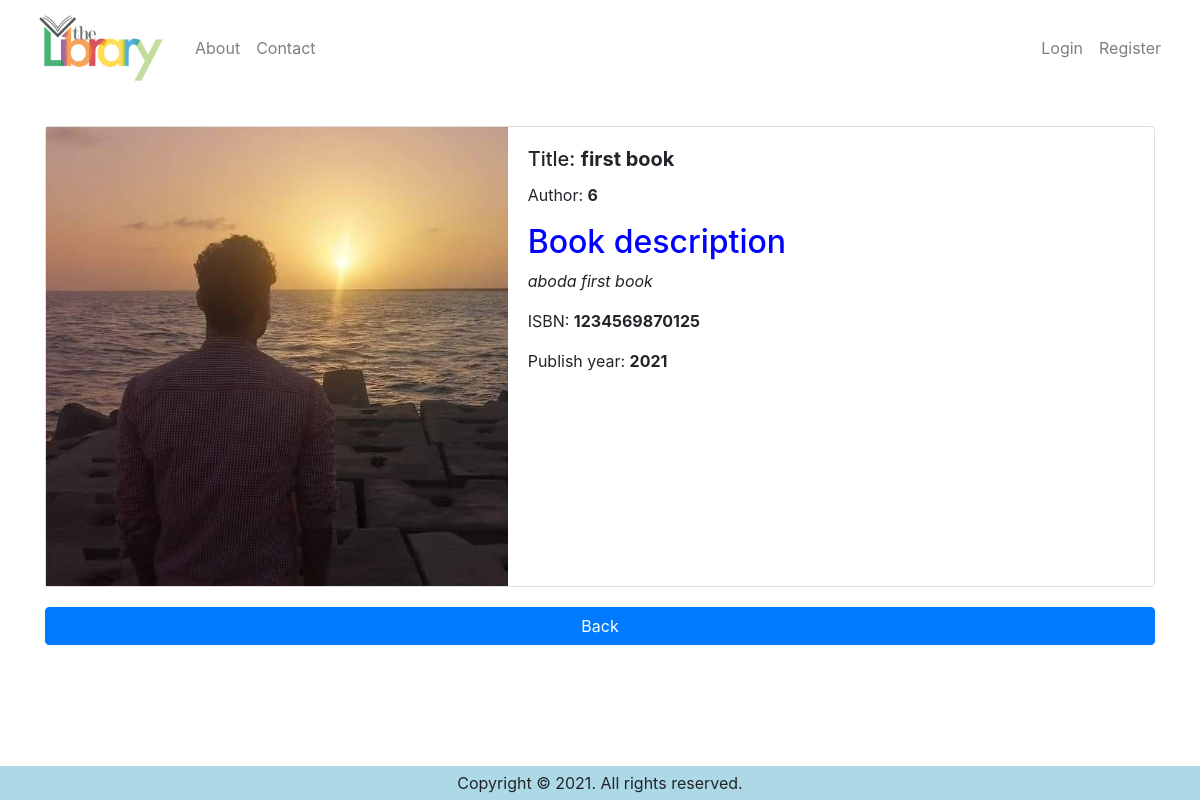
Page /details/1/ on the committed database.
### students/models.py (models this page shows, shortened)
class Book(models.Model):
	title = models.CharField(max_length=50)
	author = models.CharField(max_length=50)
	summary = models.TextField()
	ISBN = models.CharField(max_length=13)
	publish_year = models.IntegerField()
	pic = models.ImageField(upload_to='book_image', blank=True)
	return_date = models.DateField(blank=True, null=True)
	status = models.CharField(max_length=50, blank=True, null=True)

### shared/views.py (the view)
# urls.py: path('details/<int:id>/', views.bookDetails, name='bookDetails'),
def bookDetails(request, id):
    bookDetails = get_object_or_404(Book, pk=id)
    return render(request, 'shared/details.html', {'bookDetails':bookDetails})

### shared/templates/shared/details.html (shortened to what this page needs)
{% extends 'base.html' %}
{% load static %}
{% block content %}
    <div class="container" style="margin-top: 30px;">
        <section class="cover">
            <div style="display: inline; ">
                <div class="card" style="margin-bottom: 20px;" >
                    <div class="row no-gutters">
                        <div class="col-sm-5" style="background: #868e96;">
                            <img src="/media/{{ bookDetails.pic }}"class="card-img-top h-100" alt="...">
                        </div>
                        <div class="col-sm-7">
                            <div class="card-body">
                                <h5 class="card-title">Title: <b>{{ bookDetails.title }}</b></h5>
                                <p class="card-text">Author: <b>{{ bookDetails.author }}</b></p>
                                <h2 style=" color:blue">Book description</h2>
                                <p class="card-text"><i>{{ bookDetails.summary }}</i></p>
                                <p class="card-text">ISBN: <b>{{ bookDetails.ISBN }}</b></p>
                                <p class="card-text">Publish year: <b>{{ bookDetails.publish_year }}</b></p>
                            </div>
                        </div>
                    </div>
                </div>
                <a class = "btn btn-primary" style="width: 100%;" href="{% url 'landingpage' %}">Back</a>
            </div>
        </section>
    </div>
{% endblock content %}

### rows in the picture
Book: pic (picture), title "first book", author "6", summary "aboda first book", ISBN "1234569870125", publish_year "2021"
